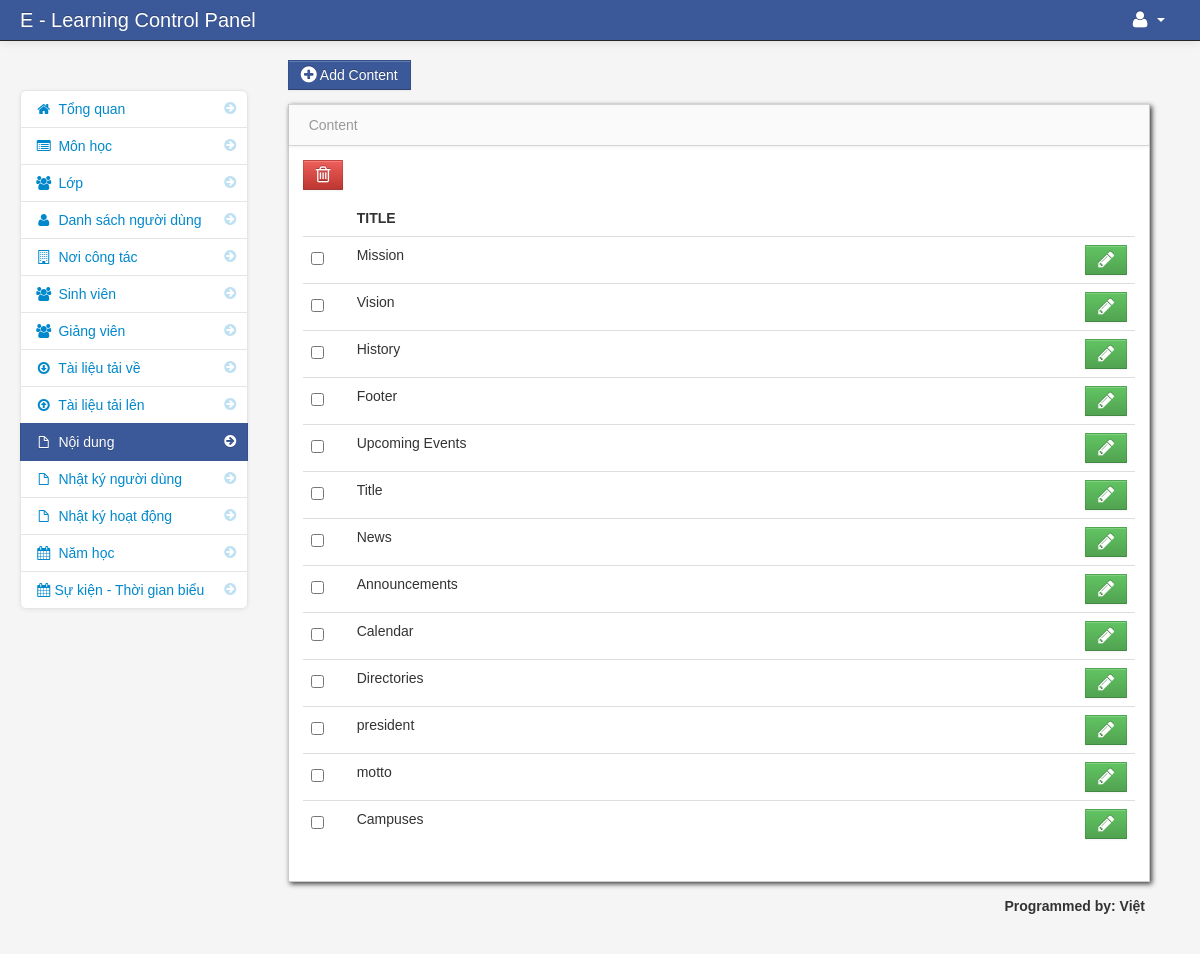
/admin/content.php (signed in), run on the app's committed database.
### tables this page shows
CREATE TABLE `content` (
  `content_id` int(11) NOT NULL AUTO_INCREMENT,
  `title` varchar(100) NOT NULL,
  `content` mediumtext NOT NULL,
  PRIMARY KEY (`content_id`)
);

### admin/content.php (the view, shortened to what this page needs)
<?php include('header.php'); ?>
    <body>
		<?php include('navbar.php'); ?>
        <div class="container-fluid">
            <div class="row-fluid">
				<?php include('content_sidebar.php'); ?>
                <div class="span9" id="content">
                     <div class="row-fluid">
					 <a href="add_content.php" class="btn btn-info"><i class="icon-plus-sign icon-large"></i> Add Content</a>
                        <div id="block_bg" class="block">
                            <div class="navbar navbar-inner block-header">
                                <div class="muted pull-left">Content</div>
                            </div>
                            <div class="block-content collapse in">
                                <div class="span12">
									<form action="delete_content.php" method="post">
  									<table cellpadding="0" cellspacing="0" border="0" class="table" id="example">
									<a data-toggle="modal" href="#content_delete" id="delete"  class="btn btn-danger" name=""><i class="icon-trash icon-large"></i></a>
									<thead>
										        <tr>
											     <th></th>
												 <th>Title</th>
												 <th></th>
												</tr>
										</thead>
										<tbody>
             		<?php
					$content_query = mysql_query("select * from content")or die(mysql_error());
					while($row = mysql_fetch_array($content_query)){
					$id = $row['content_id'];
					?>
										<tr>
										<td width="30">
										<input id="optionsCheckbox" class="uniform_on" name="selector[]" type="checkbox" value="<?php echo $id; ?>">
										</td>
                                         <td><?php echo $row['title']; ?></td>
                                         <td width="30"><a href="edit_content.php<?php echo '?id='.$id; ?>" class="btn btn-success"><i class="icon-pencil icon-large"></i></a></td>
                                </tr>
                         <?php } ?>
										</tbody>
									</table>
									</form>
                                </div>
                            </div>
                        </div>
                    </div>
                </div>
            </div>
		<?php include('footer.php'); ?>
        </div>
		<?php include('script.php'); ?>
    </body>
</html>

### admin/assets/styles.css (style rules this page uses)
body { padding-top: 60px; padding-bottom: 40px; background-color: #f5f5f5; }
#content { margin-left:0px; }
.block { background: url("../images/pixel-60fff.png") repeat scroll 0 0 rgba(0, 0, 0, 0) !important; border: 1px solid #ccc; background: white; margin: 1em 0em; border-top: none; -webkit-box-shadow: 2px 2px 5px rgba(0, 0, 6, 0.75); -moz-box-shadow: 2px 2px 5px rgba(0, 0, 6, 0.75); box-shadow: 2px 2px 5px rgba(0, 0, 6, 0.75); }
.block-content { margin: 1em; min-height: .25em; }
.block-header { margin-bottom: 0px; border-right: none; border-left: none; -webkit-border-radius: 0px; -moz-border-radius: 0px; border-radius: 0px; }
.block-header div { padding-top: 10px; }

### data on the page
content: title "Mission"
content: title "Vision"
content: title "History"
content: title "Footer"
content: title "Upcoming Events"
content: title "Title"
content: title "News"
content: title "Announcements"
content: title "Calendar"
content: title "Directories"
content: title "president"
content: title "motto"
content: title "Campuses"
